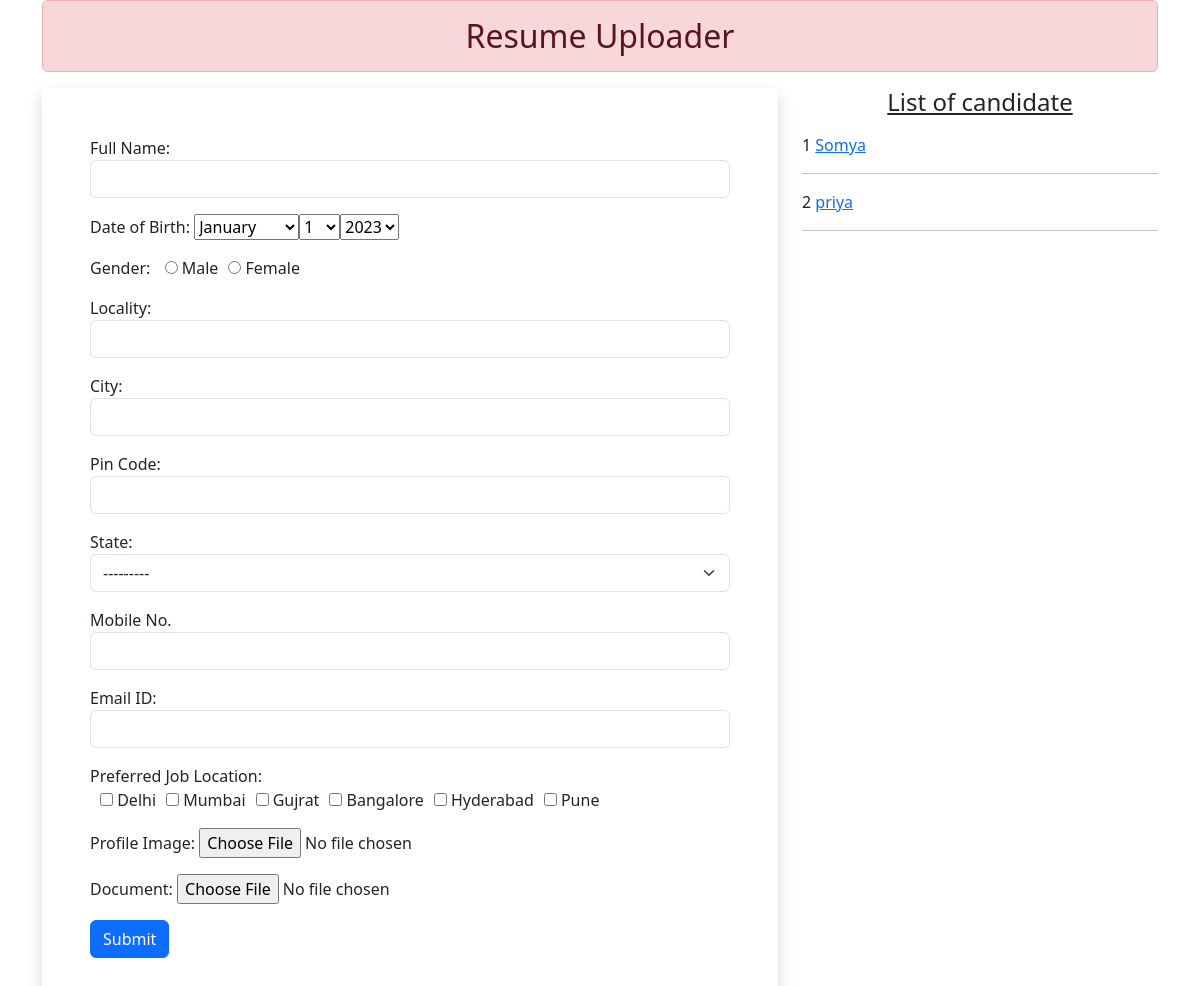
The page / on the database its author committed.
### resume/models.py (models this page shows)
class ResumeModel(models.Model):
    STATE_CHOICE = (
    ("Andaman and Nicobar Islands", "Andaman and Nicobar Islands"),
    ("Andhra Pradesh", "Andhra Pradesh"),
    ("Arunachal Pradesh", "Arunachal Pradesh"),
    ("Assam", "Assam"),
    ("Bihar", "Bihar"),
    ("Chhattisgarh", "Chhattisgarh"),
    ("Chandigarh", "Chandigarh"),
    ("Dadra and Nagar Haveli", "Dadra and Nagar Haveli"),
    ("Daman & Diu", "Daman & Diu"),
    ("Goa", "Goa"),
    ("Gujarat", "Gujarat"),
    ("Haryana", "Haryana"),
    ("Himanchal Pradesh", "Himanchal Pradesh"),
    ("Jammu & Kashmir", "Jammu & Kashmir"),
    ("Jharkhand", "Jharkhand"),
    ("Karnataka", "Karnataka"),
    ("Kerala", "Kerala"),
    ("Ladakh", "Ladakh"),
    ("Lakshadweep", "Lakshadweep"),
    ("Madhya Pradesh", "Madhya Pradesh"),
    ("Maharashtra", "Maharashtra"),
    ("Manipur", "Manipur"),
    ("Meghalaya", "Meghalaya"),
    ("Mizoram", "Mizoram"),
    ("Nagaland", "Nagaland"),
    ("Odisha", "Odisha"),
    ("Puducherry", "Puducherry"),
    ("Punjab", "Punjab"),
    ("Rajasthan", "Rajasthan"),
    ("Sikkim", "Sikkim"),
    ("Tamil Nadu", "Tamil Nadu"),
    ("Telangana", "Telangana"),
    ("Tripura", "Tripura"),
    ("Uttarakhand", "Uttarakhand"),
    ("Uttar Pradesh", "Uttar Pradesh"),
    ("West Bengal", "West Bengal")
)
    name = models.CharField(max_length=20)
    dob = models.DateField(auto_now_add=False,auto_now=False)
    gender = models.CharField(max_length=50)
    locality = models.CharField(max_length=100)
    city = models.CharField(max_length=100)
    pin = models.PositiveIntegerField()
    state = models.CharField(choices=STATE_CHOICE, max_length=100)
    mobile_number = models.PositiveIntegerField()
    email = models.EmailField()
    job_city = models.CharField(max_length=100)
    profilephoto = models.ImageField(upload_to = 'profileimg',blank = True)
    my_file = models.FileField(upload_to='doc', blank= True)

### resume/views.py (the view, shortened to what this page needs)
# urls.py: path("",views.Homeview.as_view(), name = "resume"),
class Homeview(View):
    def get(self, request):
        form = ResumeForm()
        candidates = ResumeModel.objects.all()
        return render (request, "home.html",{ "form":form, "candidate":candidates })

### resume/froms.py
class ResumeForm(forms.ModelForm):
    gender = forms.ChoiceField(choices=GENDER_CHOICE,widget=forms.RadioSelect)
    job_city = forms.MultipleChoiceField(label="Preferred Job Location",choices=JOB_CITY, widget=forms.CheckboxSelectMultiple)
    class Meta:
        model = ResumeModel
        fields = "__all__"
        labels = {"name":"Full Name", "dob":"Date of Birth", "pin": "Pin Code",
                  "mobile_number": "Mobile No.", "email":"Email ID",
                  "profilephoto":"Profile Image", "my_file":"Document"
                  }
        widgets = {
            "name":forms.TextInput(attrs={"class":"form-control"}),
            "dob":forms.SelectDateWidget(),
            "locality":forms.TextInput(attrs={"class":"form-control"}),
            "city":forms.TextInput(attrs={"class":"form-control"}),
            "pin":forms.NumberInput(attrs={"class":"form-control"}),
            "state":forms.Select(attrs={"class":"form-select"}),
            "mobile_number":forms.NumberInput(attrs={"class":"form-control"}),
            "email":forms.EmailInput(attrs={"class":"form-control"})
        }

### resume/templates/home.html (shortened to what this page needs)
<!DOCTYPE html>
<html lang="en">
{% load static %}
<head>
    <link href="https://cdn.jsdelivr.net/npm/bootstrap@5.3.0/dist/css/bootstrap.min.css" rel="stylesheet">
    <link rel="stylesheet" href="{% static 'style.css' %}">
</head>
<body>
    <div class="container mb-5">
        <h2 class="text-center alert alert-danger">Resume Uploader</h2>
        <div class="row">
        <div class="col-sm-8">
                <form action="" method="post" enctype="multipart/form-data" class="shadow p-5">
                    {% for fm in form %}
                    <div class="form-group mb-3">
                    {{fm.label_tag}} {{fm}} <small class="text-danger">{{fm.errors|striptags}}</small>
                    </div>
                    {% endfor %}
                    <input type="submit" value="Submit" class="btn btn-primary">
                </form>
        </div>
        <div class="col-sm-4">
            <h4 class="text-center mb-3"><u>List of candidate</u></h4>
            {% for candidates in candidate %}
            {{candidates.id}}
            <a href="{% url 'candidate' candidates.id %}">{{candidates.name}}</a>
            <hr>
            {% endfor %}
        </div>
    </div>
    </div>
</body>
</html>

### resume/static/style.css (style rules this page uses)
#id_gender, #id_job_city { display: inline-flex; }
#id_gender > div, #id_job_city > div { padding-left:10px; }

### rows shown on the page
ResumeModel: id "1", name "Somya"
ResumeModel: id "2", name "priya"

### other values the page prints
{{ fm.label_tag }} "Full Name:" "Date of Birth:" "Gender:" "Locality:" "City:" "Pin Code:" "State:" "Mobile No." "Email ID:" "Preferred Job Location:" "Profile Image:" "Document:"
